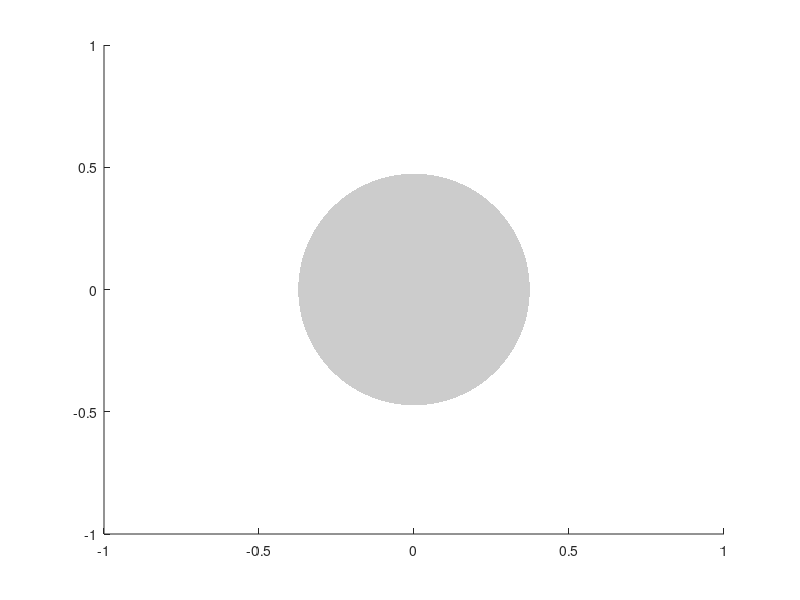

Recreate this plot in MATLAB. (Note: this script raises an error after producing the figure.)
%% Calculate the COM

clc
close all

m_mot = 0.215;
m_p = 0.1170;

x_A = [0;0];
x_B = [-0.03903; 0.03903];
x_C = [-0.00950; -0.00269];

x_S1 = x_A+[0;-0.007];
x_S2 = x_B+[-0.007;0];


m_total = 2*m_mot + m_p

x_cm = (m_mot.*x_A + m_mot.*x_B + m_p.*x_C)/(m_total)

theta = -pi/4;
R=[cos(theta), -sin(theta); sin(theta), cos(theta)];

c_cm_adj = R* (x_cm + [0; 0.007] - [-0.04603; 0.04603])

figure(1)
hold on

plot(x_A(1),x_A(2),'.','MarkerSize',500,'Color',[0.8, 0.8,0.8])
ax=gca;
ax.ColorOrderIndex = 1;
plot(x_A(1),x_A(2),'.','MarkerSize',40)

plot(x_B(1),x_B(2),'.','MarkerSize',500,'Color',[0.8, 0.8,0.8])
ax.ColorOrderIndex = 2;
plot(x_B(1),x_B(2),'.','MarkerSize',40)
ax.ColorOrderIndex = 3;
plot(x_C(1),x_C(2),'.','MarkerSize',40)
plot(x_cm(1),x_cm(2),'.','MarkerSize',40)
plot(x_S1(1),x_S1(2),'k.','MarkerSize',40)
plot(x_S2(1),x_S2(2),'k.','MarkerSize',40)

ax=gca;

axis equal
ax.ColorOrderIndex = 1;
plot([x_S1(1), x_S2(1)], [x_S1(2), x_S2(2)], 'k--')
hold off


%% Calculate Inertia

r_m = 0.0348;
I_m = (1/2)* m_mot*r_m.^2;

r_mA = norm(x_A-x_cm);
r_mB = norm(x_B-x_cm);

r_p = norm(x_C-x_cm);
I_p = 2.834e-4;



I_tot = I_p + m_p*r_p^2 + 2*I_m + (r_mA^2 + r_mB^2).*m_mot



%% FOOT:

r_foot=0.0047625;
h_foot = 0.1016;
m_foot = 0.00246;

I_foot= m_foot/(12) *(3*r_foot^2 + h_foot^2)

